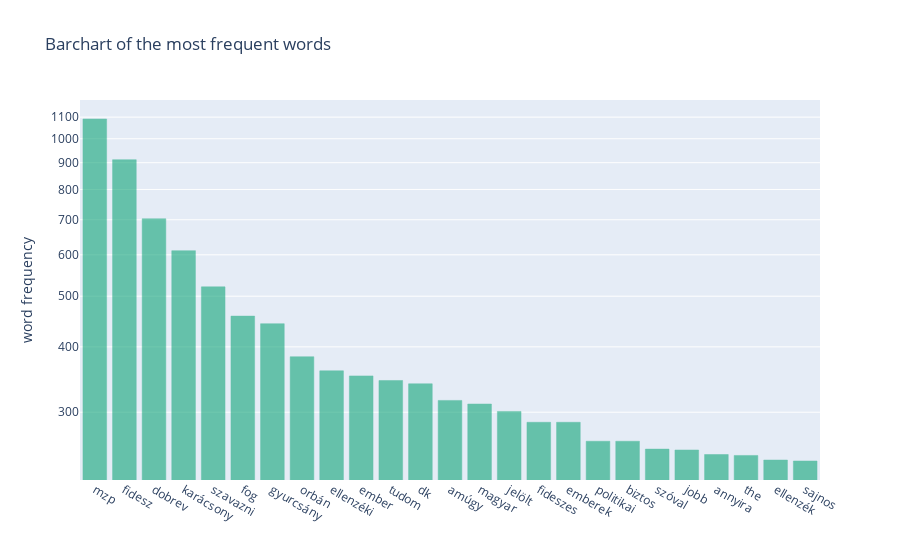

This figure's notebook cell:
### Code cell
cntr = collections.Counter( flatten(comment_df.text) )
ws, cnt = zip( *cntr.most_common() )

fig = go.Figure([go.Bar(x=ws[:25], y=cnt[:25], marker_color = 'rgb(17,165,121)')])
fig.update_yaxes(type="log")

fig.update_traces(marker_line_color='rgb(17,165,121)',
                  marker_line_width=0.5, opacity=0.6)

fig.update_layout(title="Barchart of the most frequent words",
                  yaxis_title="word frequency",)

fig.show()

### Figure 1 — Plotly figure (JSON) as saved in the notebook; plotly's stock layout.template omitted (floating-point values rounded to 4 significant figures)
{"data": [{"marker": {"color": "rgb(17,165,121)", "line": {"color": "rgb(17,165,121)", "width": 0.5}}, "opacity": 0.6, "type": "bar", "x": ["mzp", "fidesz", "dobrev", "karácsony", "szavazni", "fog", "gyurcsány", "orbán", "ellenzéki", "ember", "tudom", "dk", "amúgy", "magyar", "jelölt", "fideszes", "emberek", "politikai", "biztos", "szóval", "jobb", "annyira", "the", "ellenzék", "sajnos"], "y": [1091, 912, 703, 611, 521, 458, 443, 383, 360, 352, 345, 340, 316, 311, 301, 287, 287, 264, 264, 255, 254, 249, 248, 243, 242]}], "layout": {"title": {"text": "Barchart of the most frequent words"}, "yaxis": {"title": {"text": "word frequency"}, "type": "log"}}}
